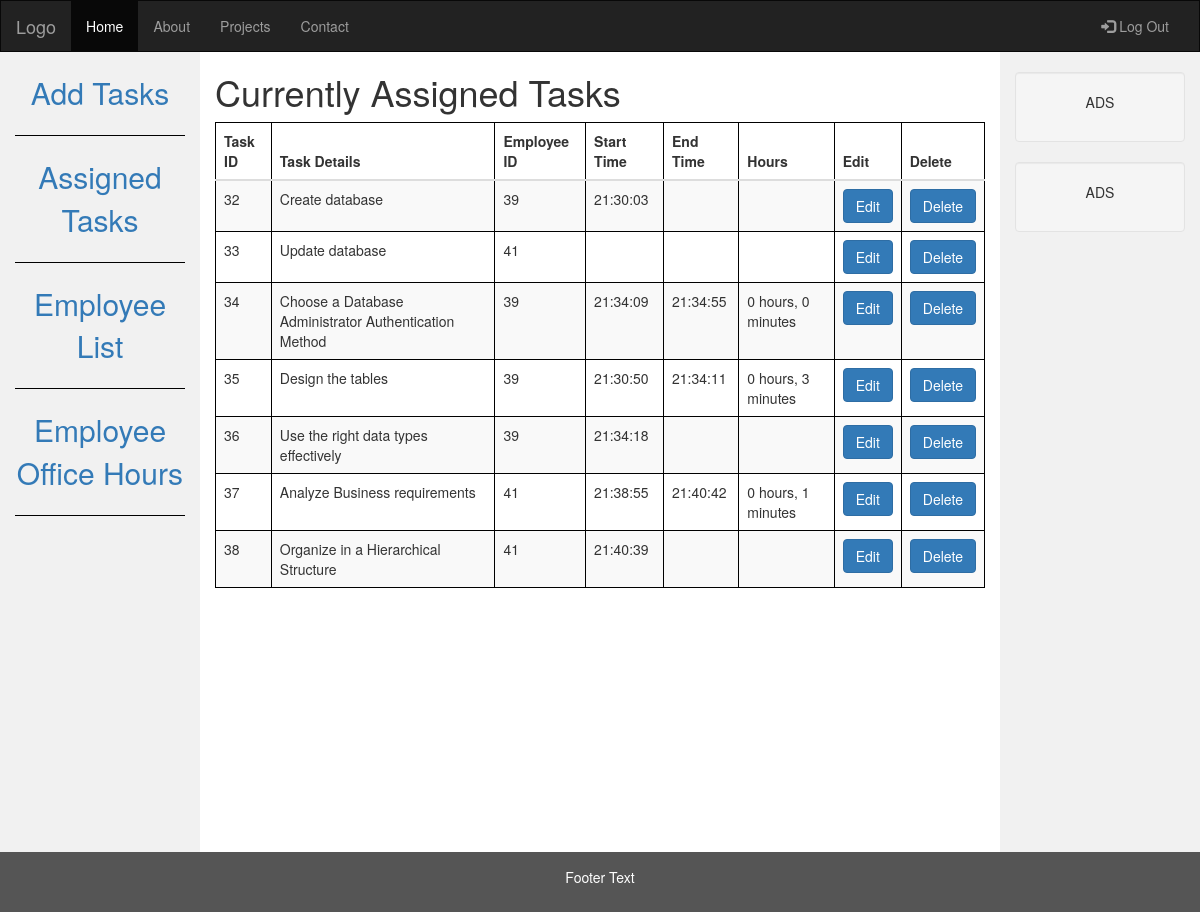
/admin/alltasks.php (signed in), run on the app's committed database.
### tables this page shows
CREATE TABLE `tasks` (
  `t_id` int(11) NOT NULL,
  `e_id` int(11) NOT NULL,
  `task` text NOT NULL,
  `start_time` varchar(255) NOT NULL,
  `end_time` varchar(255) NOT NULL,
  `t_hours` int(11) NOT NULL,
  `t_hours_string` varchar(255) NOT NULL
);

### admin/alltasks.php (the view, shortened to what this page needs)
<?php
include "admindbconnection.php";
?>
<!DOCTYPE html>
<html lang="en">
<head>
  <link rel="stylesheet" href="https://maxcdn.bootstrapcdn.com/bootstrap/3.4.1/css/bootstrap.min.css">
  <link rel="stylesheet" type="text/css" href="admincss.css"></link>
</head>
<body>
<?php include 'navbar.php'; ?>
<div class="container-fluid text-center">
  <div class="row content">
  <?php include 'sidenav.php'; ?>
    <div class="col-sm-8 text-left">
      <h1>Currently Assigned Tasks</h1>
      <?php
        $sql = "SELECT * FROM tasks";
        $result = $con->query($sql);
        if ($result->num_rows > 0){
          echo '<table class="table table-striped">';
          echo '<thead>';
          echo '<tr>';
          echo '<th scope="col">Task ID</th>';
          echo '<th scope="col">Task Details</th>';
          echo '<th scope="col">Employee ID</th>';
          echo '<th scope="col">Start Time</th>';
          echo '<th scope="col">End Time</th>';
          echo '<th scope="col">Hours</th>';
          echo '<th scope="col">Edit</th>';
          echo '<th scope="col">Delete</th>';
          echo '</tr>';
          echo '</thead>';
          echo '<tbody>';
          while($row = $result->fetch_assoc()) {
            echo '<tr>';
            echo '<td>'.$row["t_id"].'</td>';
            echo '<td>'.$row["task"].'</td>';
            echo '<td>'.$row["e_id"].'</td>';
            echo '<td>'.$row["start_time"].'</td>';
            echo '<td>'.$row["end_time"].'</td>';
            echo '<td>'.$row["t_hours_string"].'</td>';
            echo '<td><form action="edittask.php" method="post">';
            echo '<button class="btn btn-primary" type="submit">Edit</button>';
            echo '</form></td>';
            echo '<td><form action="delete-task-db.php" method="post">';
            echo '<button class="btn btn-primary" type="submit">Delete</button>';
            echo '</form></td>';
            echo '</tr>';
          }
          echo '</tbody>';
          echo '</table>';
        } else {
          echo "0 tasks";
        }
        ?>
    </div>
    <div class="col-sm-2 sidenav">
      <div class="well">
        <p>ADS</p>
      </div>
      <div class="well">
        <p>ADS</p>
      </div>
    </div>
  </div>
</div>
<footer class="container-fluid text-center">
  <p>Footer Text</p>
</footer>
</body>
</html>

### admin/admincss.css (style rules this page uses)
.row.content { height: 800px }
.sidenav { padding-top: 20px; background-color: #f1f1f1; height: 100%; }
footer { background-color: #555; color: white; padding: 15px; }
table, th, td { border: 1px solid black; }

### data on the page
tasks: t_id "32", task "Create database", e "39", start_time "21:30:03"
tasks: t_id "33", task "Update database", e "41"
tasks: t_id "34", task "Choose a Database Administrator Authentication Method", e "39", start_time "21:34:09", end_time "21:34:55", t_hours_string "0 hours, 0 minutes"
tasks: t_id "35", task "Design the tables", e "39", start_time "21:30:50", end_time "21:34:11", t_hours_string "0 hours, 3 minutes"
tasks: t_id "36", task "Use the right data types effectively", e "39", start_time "21:34:18"
tasks: t_id "37", task "Analyze Business requirements", e "41", start_time "21:38:55", end_time "21:40:42", t_hours_string "0 hours, 1 minutes"
tasks: t_id "38", task "Organize in a Hierarchical Structure", e "41", start_time "21:40:39"
